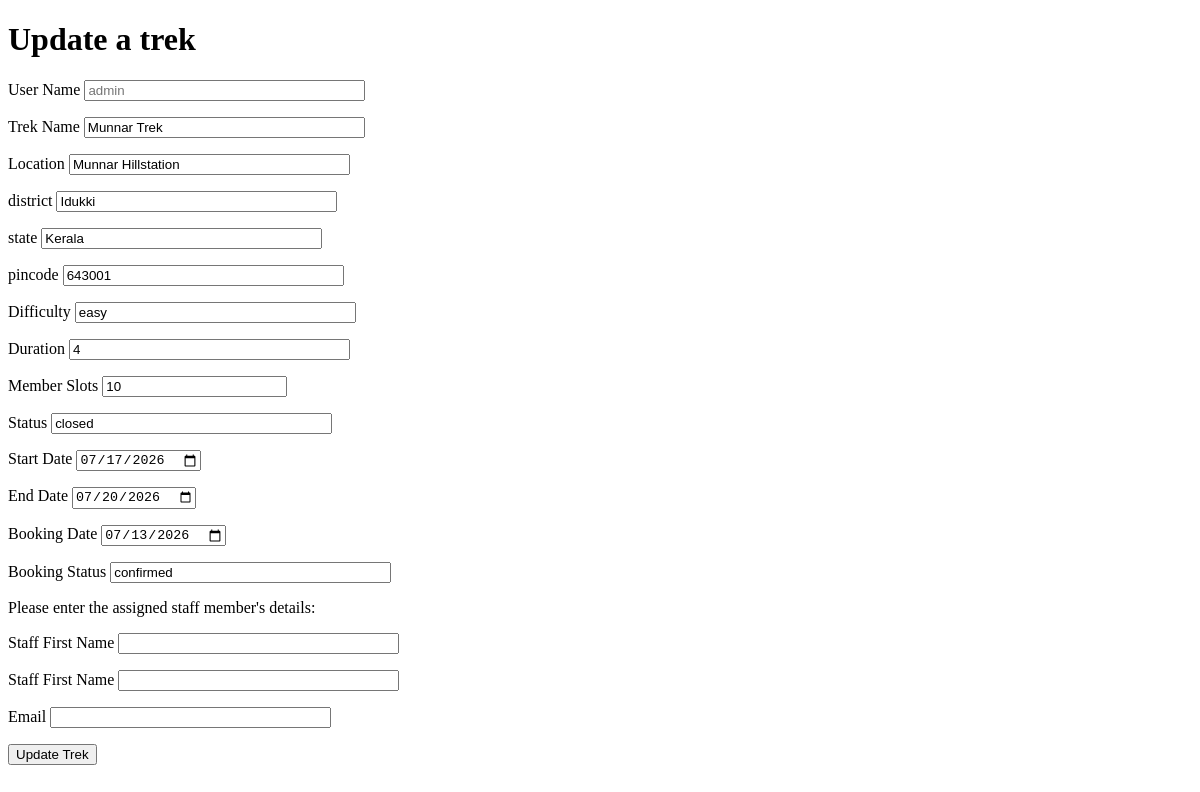
/admin/update_trek/1, run on an earlier commit of the app's database.
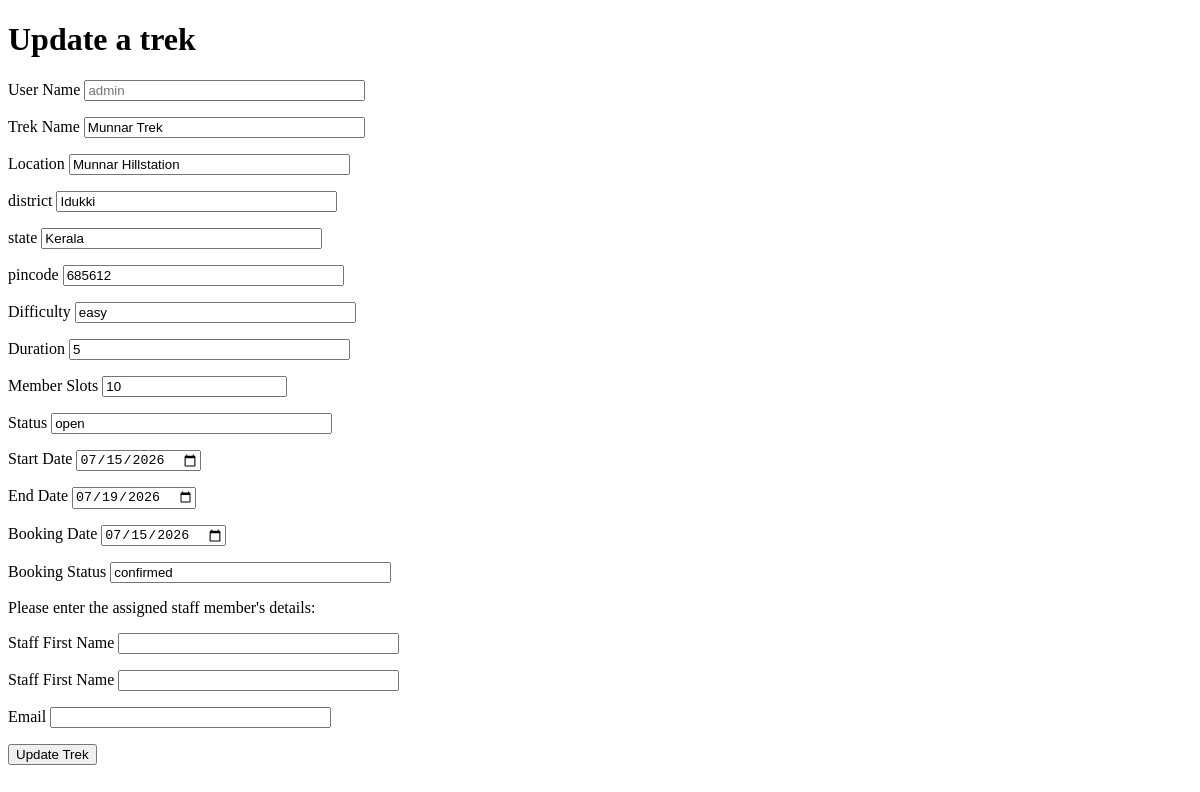
And on a later commit of the database.
### core/models.py (models this page shows)
class Treks(db.Model):
    __tablename__ = 'treks'
    trek_id = db.Column(db.Integer(), primary_key=True, nullable=False, autoincrement=True)
    trek_name = db.Column(db.String(100), nullable=False)
    location = db.Column(db.String(100), nullable=False)
    pincode = db.Column(db.String(10), nullable=True)
    state = db.Column(db.String(100), nullable=True)
    district = db.Column(db.String(100), nullable=True)
    difficulty = db.Column(db.Enum('easy', 'moderate', 'hard', name='dificulty_levels'), nullable=False)
    duration = db.Column(db.Integer(), nullable=False)
    member_slots= db.Column(db.Integer(), nullable=False, default=0)
    status = db.Column(db.Enum('Complete', 'Ongoing','pending','open', 'closed', name='trek_status'), nullable=False, default='pending')
    start_date = db.Column(db.DateTime(), nullable=False)
    end_date = db.Column(db.DateTime(), nullable=False)
    created_at = db.Column(db.DateTime(), nullable=False)

class Bookings(db.Model):
    __tablename__ = 'bookings'
    booking_id = db.Column(db.Integer(), primary_key = True, autoincrement=True)
    trek_id = db.Column(db.Integer(), db.ForeignKey('treks.trek_id'), nullable=False)
    booking_date = db.Column(db.DateTime(), nullable=False, default=datetime.now(UTC))
    status = db.Column(db.Enum('confirmed', 'cancelled', 'pending', name='booking_status'), nullable=False, default='confirmed')

### apps/admin/routes.py (the view, shortened to what this page needs)
@blueprint.route('/update_trek/<int:trek_id>', methods = ['GET', 'POST'])
def update_trek(trek_id):
    trek = Treks.query.filter(Treks.trek_id == trek_id).first()
    booking = Bookings.query.filter(Bookings.trek_id == trek_id).first()
    staff_assignment = StaffAssignments.query.filter(StaffAssignments.trek_id == trek_id).first()
    form = UpdateTreksForm(obj=trek)
    form.booking_date.data = booking.booking_date
    form.booking_status.data = booking.status
    if request.method == 'GET':
        return render_template('update_treks.html', form = form, trek = trek, booking = booking)

### apps/admin/update_treks_form.py
class UpdateTreksForm(FlaskForm):
    user_name = StringField('User Name' )
    trek_name = StringField('Trek Name' )
    location = StringField('Location' )
    district = StringField('district')
    state = StringField('state')
    pincode = StringField('pincode')
    difficulty = StringField('Difficulty' )
    duration = StringField('Duration' )
    member_slots = IntegerField('Member Slots' )
    status = StringField('Status' )
    start_date = DateField('Start Date', default = date.today )
    end_date = DateField('End Date', default = date.today() + timedelta(days=3) )
    booking_date = DateField('Booking Date', default = date.today )
    booking_status = StringField('Booking Status' )
    staff_first_name = StringField("Staff First Name", validators=[DataRequired()])
    staff_last_name = StringField("Staff First Name", validators=[DataRequired()])
    staff_email = EmailField('Email', validators=[DataRequired(), Email()])
    submit = SubmitField('Update Trek')

### templates/update_treks.html (shortened to what this page needs)
<!DOCTYPE html>
<html lang="en">
<head>
</head>
<body>
    <h1>Update a trek </h1>
    <form method = 'POST'>
        <p>
            {{ form.user_name.label }}
            {{ form.user_name(size=32, placeholder="admin") }}
        </p>
        <p>
            {{ form.trek_name.label }}
            {{ form.trek_name(size=32, placeholder = trek.trek_name  ) }}
        </p>
        <p>
            {{ form.location.label }}
            {{ form.location(size=32, placeholder = trek.location ) }}
        </p>
        <p>
            {{ form.district.label }}
            {{ form.district(size=32, placeholder = trek.district ) }}
        </p>
        <p>
            {{ form.state.label }}
            {{ form.state(size=32, placeholder =  trek.state ) }}
        </p>
        <p>
            {{ form.pincode.label }}
            {{ form.pincode(size=32, placeholder = trek.pincode ) }}
        </p>
        <p>
            {{ form.difficulty.label }}
            {{ form.difficulty(size=32, placeholder = trek.difficulty  ) }}
        </p>
        <p>
            {{ form.duration.label }}
            {{ form.duration(size=32, placeholder =  trek.duration ) }}
        </p>
        <p>
            {{ form.member_slots.label }}
            {{ form.member_slots(size=32, placeholder = trek.member_slots  ) }}
        </p>
        <p>
            {{ form.status.label }}
            {{ form.status(size=32, placeholder = trek.status ) }}
        </p>
        <p>
            {{ form.start_date.label }}
            {{ form.start_date(size=32, placeholder = trek.start_date  ) }}
        </p>
        <p>
            {{ form.end_date.label }}
            {{ form.end_date(size=32, placeholder =  trek.end_date ) }}
        </p>
        <p>
            {{ form.booking_date.label }}
            {{ form.booking_date(size=32)}}
        </p>
        <p>
            {{ form.booking_status.label }}
            {{ form.booking_status(size=32, placeholder= "Please enter: confirmed, pending, cancelled")}}
        </p>
        <p> Please enter the assigned staff member's details: </p>
        <p>
            {{ form.staff_first_name.label }}
            {{ form.staff_first_name(size=32)}}
        </p>
        <p>
            {{ form.staff_last_name.label }}
            {{ form.staff_last_name(size=32)}}
        </p>
        <p>
            {{ form.staff_email.label }}
            {{ form.staff_email(size=32)}}
        </p>
        <p>
            {{ form.submit()}}
        </p>
    </form>
</body>
</html>

What changed in the data, as far as the page shows it:
changed Treks "Munnar Trek": pincode "643001" → "685612"; duration "4" → "5"; status "closed" → "open"; start_date "07/17/2026" → "07/15/2026"; end_date "07/20/2026" → "07/19/2026"
changed Bookings: booking_date "07/13/2026" → "07/15/2026"
